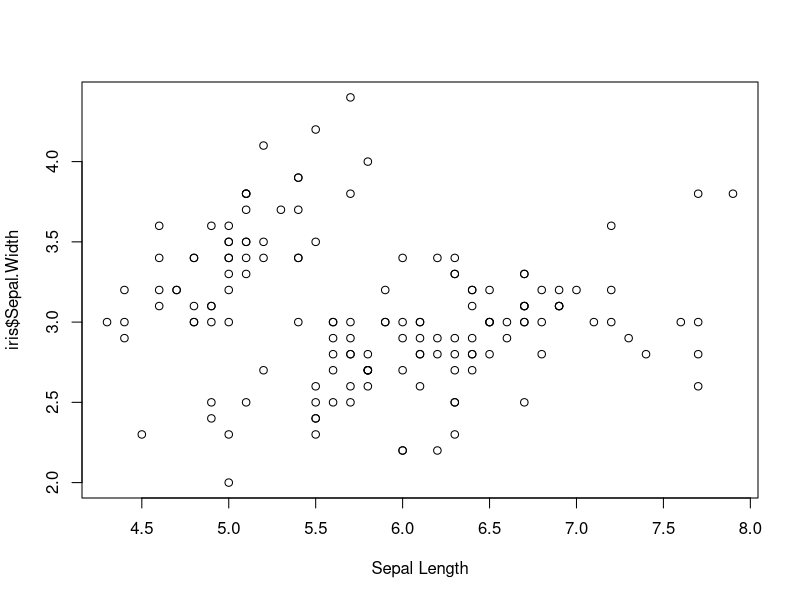

Write the R code that produced this figure.
## ---- chunk 1
knitr::opts_chunk$set(echo = TRUE)
## ---- chunk 2
  plot(x = iris$Sepal.Length,
       y = iris$Sepal.Width,
       xlab = "Sepal Length" 
       )
